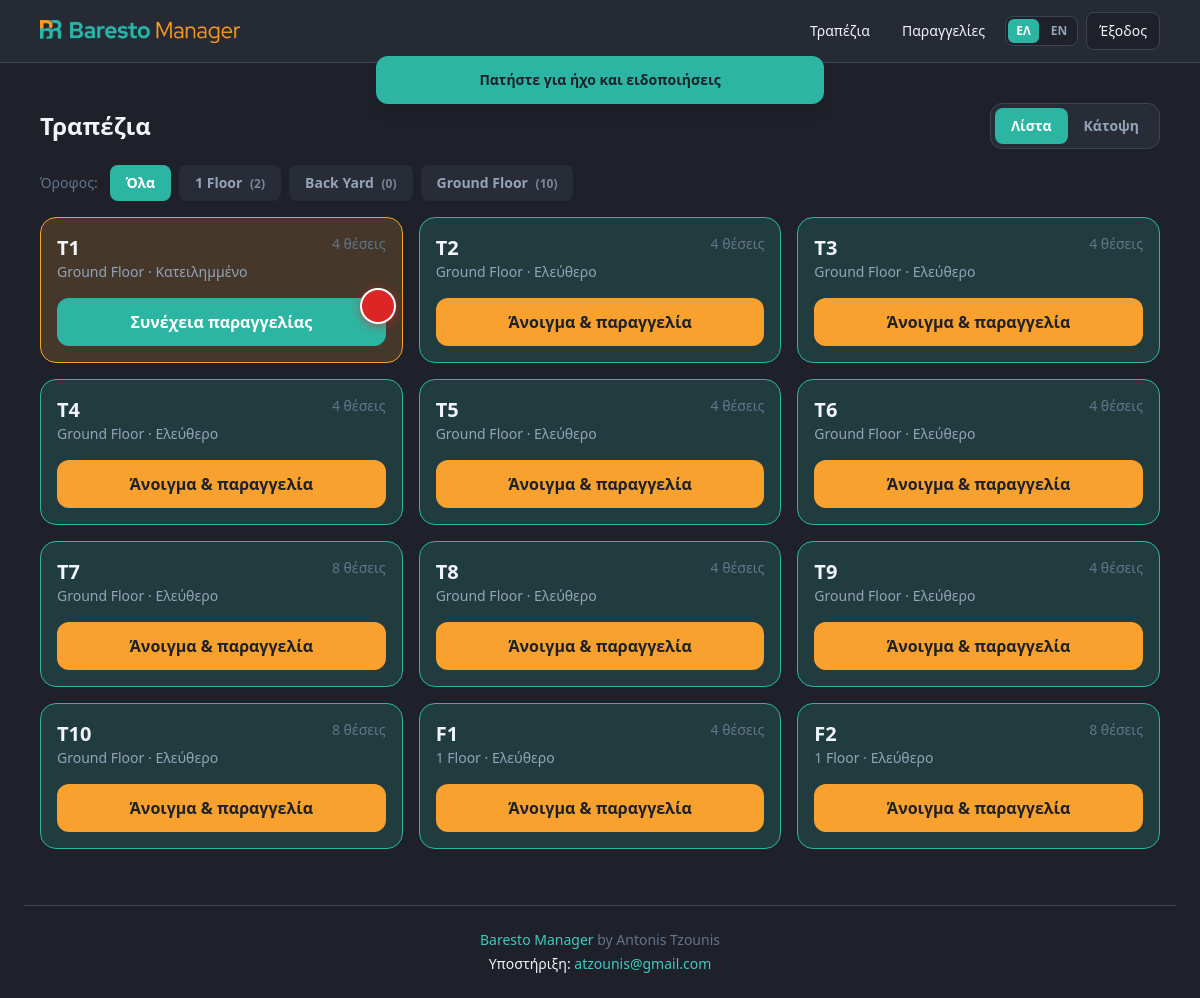
Page /tables/ (signed in) on the committed database.
### apps/restaurants/models.py (models this page shows, shortened)
class Floor(models.Model):
    branch = models.ForeignKey(Branch, on_delete=models.CASCADE, related_name="floors")
    name = models.CharField(max_length=100)
    layout_image = models.ImageField(upload_to="floors/", blank=True)

class Table(models.Model):
    STATUS_CHOICES = [
        ("free", _("Free")),
        ("occupied", _("Occupied")),
        ("reserved", _("Reserved")),
        ("cleaning", _("Cleaning")),
    ]
    floor = models.ForeignKey(Floor, on_delete=models.CASCADE, related_name="tables")
    number = models.PositiveIntegerField()
    label = models.CharField(max_length=50, blank=True)
    capacity = models.PositiveIntegerField(default=4)
    qr_token = models.UUIDField(default=uuid.uuid4, unique=True, editable=False)
    qr_code = models.ImageField(upload_to="qr_codes/", blank=True)
    status = models.CharField(max_length=20, choices=STATUS_CHOICES, default="free")
    plan_x = models.FloatField(
        null=True,
        blank=True,
        help_text="Horizontal position on floor plan (0–100%).",
    )
    plan_y = models.FloatField(
        null=True,
        blank=True,
        help_text="Vertical position on floor plan (0–100%).",
    )
    plan_w = models.FloatField(default=12, help_text="Width on floor plan (0–100%).")
    plan_h = models.FloatField(default=14, help_text="Height on floor plan (0–100%).")
    assigned_to = models.ForeignKey(
        "accounts.EmployeeProfile",
        on_delete=models.SET_NULL,
        null=True,
        blank=True,
        related_name="assigned_tables",
    )
    class Meta:
        unique_together = [("floor", "number")]
        ordering = ["floor", "number"]

### apps/restaurants/views.py (the view, shortened to what this page needs)
# urls.py: path("tables/", views.TableFloorView.as_view(), name="tables"),
class TableFloorView(RestaurantScopedMixin, RolePermissionMixin, TemplateView):
    template_name = "restaurants/tables.html"
    required_permission = "take_order"
    def get(self, request, *args, **kwargs):
        return super().get(request, *args, **kwargs)
    def get_context_data(self, **kwargs):
        ctx = super().get_context_data(**kwargs)
        branch = self.get_branch()
        floors = (
            Floor.objects.filter(branch=branch)
            .annotate(table_count=Count("tables"))
            .order_by("name")
        )
        filter_floor_id = _resolve_floor_filter(self.request, floors) if branch else None
        all_tables = list(_tables_queryset(branch)) if branch else []
        ready_counts = ready_item_counts_by_table_id(branch)
        _attach_ready_counts(all_tables, ready_counts)
        if filter_floor_id:
            tables = [t for t in all_tables if t.floor_id == filter_floor_id]
        else:
            tables = all_tables
        view_mode = self.request.GET.get("view", "list")
        if view_mode not in ("list", "plan"):
            view_mode = "list"
        role = get_employee_role(self.request.user)
        can_edit_plan = role_has_permission(role, "edit_menu")
        ctx["branch"] = branch
        ctx["floors"] = floors
        ctx["filter_floor_id"] = filter_floor_id
        ctx["floor_filter_show_all"] = view_mode != "plan"
        ctx["floor_filter_all_url"] = _build_tables_url(
            self.request, floor_pk=None, view_mode=view_mode
        )
        ctx["floor_filter_items"] = [
            {
                "id": f.id,
                "name": f.name,
                "table_count": f.table_count,
                "url": _build_tables_url(self.request, floor_pk=f.id, view_mode=view_mode),
            }
            for f in floors
        ]
        ctx["tables_list_url"] = _build_tables_url(
            self.request, floor_pk=filter_floor_id, view_mode="list"
        )
        ctx["tables_plan_url"] = _build_tables_url(
            self.request, floor_pk=filter_floor_id, view_mode="plan"
        )
        ctx["tables"] = tables
        ctx["view_mode"] = view_mode
        ctx["can_edit_plan"] = can_edit_plan
        ctx["can_manage_tables"] = can_edit_plan
        table_form = None
        if can_edit_plan and branch:
            initial = {}
            if filter_floor_id:
                initial["floor"] = filter_floor_id
            table_form = TableForm(branch=branch, initial=initial or None)
        ctx["table_form"] = table_form
        ctx["open_manage"] = self.request.GET.get("manage") == "1"
        ctx["tables_url"] = _build_tables_url(
            self.request,
            floor_pk=filter_floor_id,
            view_mode=view_mode,
            strip_close_params=True,
        )
        floor_index = {}
        plan_tables = []
        for t in all_tables:
            idx = floor_index.get(t.floor_id, 0)
            floor_index[t.floor_id] = idx + 1
            plan_tables.append(_table_to_plan_dict(t, idx, ready_counts.get(t.pk, 0)))
        ctx["tables_json"] = json.dumps(plan_tables)
        ctx["floors_json"] = json.dumps([{"id": f.id, "name": f.name} for f in floors])
        floors_select = [
            {
                "id": f.id,
                "name": f.name,
                "label": f.name,
                "table_count": f.table_count,
            }
            for f in floors
        ]
        ctx["floors_select_json"] = json.dumps(floors_select)
        ctx["floor_field_config"] = None
        print_receipt_order = None
        print_receipt_id = self.request.GET.get("print_receipt")
        restaurant = self.get_restaurant()
        if print_receipt_id and restaurant:
            print_receipt_order = get_print_receipt_order(restaurant, print_receipt_id)
        ctx["print_receipt_order"] = print_receipt_order
        modal_payload = _table_closed_modal_payload(print_receipt_order)
        ctx["table_closed_modal_initial_json"] = json.dumps(modal_payload) if modal_payload else "null"
        ctx["dismiss_print_modal_url"] = _build_tables_url(
            self.request,
            floor_pk=filter_floor_id,
            view_mode=view_mode,
            strip_close_params=True,
        )
        ctx["default_floor_id"] = filter_floor_id or (floors[0].id if floors else None)
        return ctx

### apps/common/mixins.py (called while the page is built)
def get_employee_profile(user):
    if not user.is_authenticated:
        return None
    try:
        return user.employee_profile
    except EmployeeProfile.DoesNotExist:
        return None

    def get_restaurant(self):
        profile = get_employee_profile(self.request.user)
        if profile is None:
            raise PermissionDenied("Staff profile required.")
        return profile.restaurant

    def get_branch(self):
        profile = get_employee_profile(self.request.user)
        if profile is None:
            raise PermissionDenied("Staff profile required.")
        if profile.branch_id:
            return profile.branch
        return profile.restaurant.branches.filter(is_active=True).first()

    def dispatch(self, request, *args, **kwargs):
        if not request.user.is_authenticated:
            return self.handle_no_permission()
        if get_employee_profile(request.user) is None:
            if request.user.is_superuser:
                return super(LoginRequiredMixin, self).dispatch(request, *args, **kwargs)
            raise PermissionDenied("Staff profile required.")
        return super().dispatch(request, *args, **kwargs)

### apps/common/models.py (called while the page is built)
    def get_queryset(self):
        return SoftDeleteQuerySet(self.model, using=self._db).filter(is_deleted=False)

### apps/common/permissions.py (called while the page is built)
def role_has_permission(role: str, action: str) -> bool:
    allowed = ROLE_PERMISSIONS.get(action, set())
    return role in allowed

def get_employee_role(user):
    profile = getattr(user, "employee_profile", None)
    if profile:
        return profile.role
    if user.is_superuser:
        return "admin"
    return None

    def has_role_permission(self):
        role = get_employee_role(self.request.user)
        if role is None:
            return False
        if self.required_permission is None:
            return True
        return role_has_permission(role, self.required_permission)

    def dispatch(self, request, *args, **kwargs):
        if not self.has_role_permission():
            from django.core.exceptions import PermissionDenied
            raise PermissionDenied("Insufficient role permissions.")
        return super().dispatch(request, *args, **kwargs)

### apps/restaurants/views.py (called while the page is built)
def _tables_queryset(branch):
    return (
        Table.objects.filter(floor__branch=branch)
        .select_related("floor", "assigned_to__user")
        .prefetch_related(
            Prefetch("sessions", queryset=TableSession.objects.filter(is_active=True)),
        )
        .order_by("floor_id", "number")
    )

### templates/restaurants/tables.html (shortened to what this page needs)
{% extends "base.html" %}
{% load i18n static %}
{% block content %}
<div x-data="floorTables()" x-init="init()" class="space-y-4">
  <div class="flex flex-wrap items-center justify-between gap-4">
    <h1 class="text-2xl font-bold">{% trans "Tables" %}</h1>
    <div class="flex flex-wrap items-center gap-2">
      <div class="inline-flex rounded-xl border border-kitchen-border bg-kitchen-elevated p-1">
        <a href="{{ tables_list_url }}"
          class="rounded-lg px-4 py-2 text-sm font-semibold {% if view_mode == 'list' %}bg-order text-white{% else %}text-slate-400 hover:text-white{% endif %}">
          {% trans "List" %}
        </a>
        <a href="{{ tables_plan_url }}"
          class="rounded-lg px-4 py-2 text-sm font-semibold {% if view_mode == 'plan' %}bg-order text-white{% else %}text-slate-400 hover:text-white{% endif %}">
          {% trans "Floor plan" %}
        </a>
      </div>
    </div>
  </div>
  {% include "restaurants/partials/floor_filter.html" %}
  {% if view_mode == 'list' %}
  <div class="grid gap-4 sm:grid-cols-2 lg:grid-cols-3">
    {% for table in tables %}
    {% include "restaurants/partials/table_card.html" %}
    {% empty %}
    <p class="text-slate-500">
      {% if filter_floor_id %}{% trans "No tables on this floor." %}{% else %}{% trans "No tables configured for this branch." %}{% endif %}
    </p>
    {% endfor %}
  </div>
  {% endif %}
</div>
{% endblock %}

### templates/restaurants/partials/floor_filter.html
{% load i18n %}
{% if floors %}
<nav class="flex flex-wrap items-center gap-2" aria-label="{% trans 'Filter by floor' %}">
  <span class="mr-1 text-sm text-slate-500">{% trans "Floor" %}:</span>
  {% if floor_filter_show_all|default:True %}
  <a href="{{ floor_filter_all_url }}"
    class="rounded-lg px-4 py-2 text-sm font-semibold transition {% if not filter_floor_id %}bg-order text-white{% else %}bg-kitchen-elevated text-slate-400 hover:text-white{% endif %}">
    {% trans "All" %}
  </a>
  {% endif %}
  {% for item in floor_filter_items %}
  <a href="{{ item.url }}"
    class="rounded-lg px-4 py-2 text-sm font-semibold transition {% if filter_floor_id == item.id %}bg-order text-white{% else %}bg-kitchen-elevated text-slate-400 hover:text-white{% endif %}">
    {{ item.name }}
    <span class="ml-1 text-xs opacity-75">({{ item.table_count }})</span>
  </a>
  {% endfor %}
</nav>
{% endif %}

### templates/restaurants/partials/table_card.html (shortened to what this page needs)
{% load i18n %}
<div class="rounded-2xl border p-4
  {% if table.status == 'free' %}status-free
  {% elif table.status == 'occupied' %}status-occupied
  {% elif table.status == 'reserved' %}status-reserved
  {% else %}status-cleaning{% endif %}">
  <div class="flex items-start justify-between gap-2">
    <div class="min-w-0 flex-1">
      <h2 class="text-xl font-bold">{{ table.label|default:table.number }}</h2>
      <p class="text-sm text-slate-400">{{ table.floor.name }} · {{ table.get_status_display }}</p>
    </div>
    <span class="text-sm text-slate-500" x-show="!manageTables">{% blocktrans with n=table.capacity %}{{ n }} seats{% endblocktrans %}</span>
  </div>
  <div x-show="!manageTables">
  {% with session=table.sessions.first %}
    {% if table.status == 'free' %}
    <form method="post" action="{% url 'table_open' table.pk %}" class="mt-4">
      <button class="btn-primary min-h-12 w-full rounded-xl py-2">{% trans "Open & order" %}</button>
    </form>
    {% elif session %}
    <a href="{% url 'order_new' session.pk %}"
      class="btn-secondary relative mt-4 block min-h-12 rounded-xl py-3 text-center">
      {% trans "Continue order" %}
      {% if table.ready_item_count %}
      <span data-table-ready-badge data-table-id="{{ table.pk }}"
        class="absolute -right-2 -top-2 z-10 inline-flex h-8 w-8 items-center justify-center rounded-full bg-red-600 text-base font-extrabold leading-none text-white shadow-[0_2px_12px_rgba(220,38,38,0.85)] ring-2 ring-white">{{ table.ready_item_count }}</span>
      {% else %}
      <span data-table-ready-badge data-table-id="{{ table.pk }}" hidden
        class="absolute -right-2 -top-2 z-10 inline-flex h-8 w-8 items-center justify-center rounded-full bg-red-600 text-base font-extrabold leading-none text-white shadow-[0_2px_12px_rgba(220,38,38,0.85)] ring-2 ring-white"></span>
      {% endif %}
    </a>
    {% endif %}
  {% endwith %}
  </div>
</div>

### static/css/baresto.css (style rules this page uses)
:root { --baresto-kitchen: #1e2129; --baresto-kitchen-elevated: #282c36; --baresto-kitchen-border: #3d4454; --baresto-new-order: #f9a12e; --baresto-new-order-hover: #e08f1a; --baresto-order: #2db5a3; --baresto-order-hover: #249688; --baresto-text: #f1f5f9; --baresto-text-muted: #94a3b8; }
body { background-color: var(--baresto-kitchen); color: var(--baresto-text); }
.btn-primary { background-color: var(--baresto-new-order); color: #1e2129; font-weight: 600; }
.btn-secondary { background-color: var(--baresto-order); color: #fff; font-weight: 600; }
.status-free { border-color: var(--baresto-order); background-color: color-mix(in srgb, var(--baresto-order) 18%, var(--baresto-kitchen)); }
.status-occupied { border-color: var(--baresto-new-order); background-color: color-mix(in srgb, var(--baresto-new-order) 18%, var(--baresto-kitchen)); }

### rows in the picture
Floor: name "1 Floor"
Floor: name "Back Yard"
Floor: name "Ground Floor"
Table: label "T1", floor.name "Ground Floor", status "Κατειλημμένο"
Table: label "T2", floor.name "Ground Floor", status "Ελεύθερο"
Table: label "T3", floor.name "Ground Floor", status "Ελεύθερο"
Table: label "T4", floor.name "Ground Floor", status "Ελεύθερο"
Table: label "T5", floor.name "Ground Floor", status "Ελεύθερο"
Table: label "T6", floor.name "Ground Floor", status "Ελεύθερο"
Table: label "T7", floor.name "Ground Floor", status "Ελεύθερο"
Table: label "T8", floor.name "Ground Floor", status "Ελεύθερο"
Table: label "T9", floor.name "Ground Floor", status "Ελεύθερο"
Table: label "T10", floor.name "Ground Floor", status "Ελεύθερο"
Table: label "F1", floor.name "1 Floor", status "Ελεύθερο"
Table: label "F2", floor.name "1 Floor", status "Ελεύθερο"

### other values in the picture
{{ item.table_count }} "2" "0" "10"
